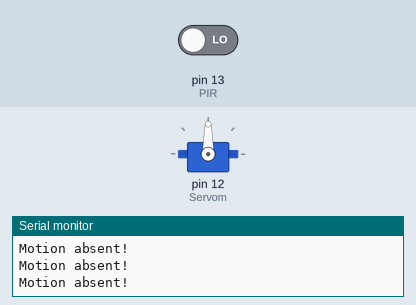
A sketch run on a simulated Arduino Uno, built with avr-gcc and run on an emulated ATmega328P. Parts: servo, the last lines printed to the serial monitor. The test bench sets the inputs (shaded band); at power-on: pin 13 (PIR) LOW.

Above: at 2.8 s.
2.9 s: pin 13 (PIR) driven HIGH
At 7.1 s:
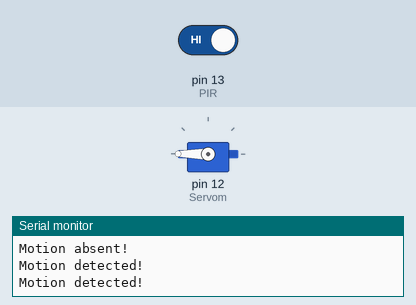
Timing chart, 0 to 12.5 s (numbered marks = the images above; inputs shaded):
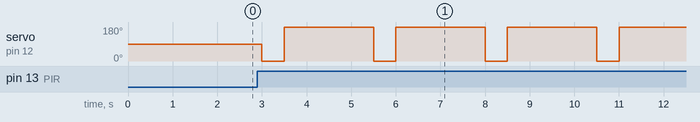

Measured:
- after the input at 2.9 s, servo on pin 12 (Servom): alternates 180° for 2.0 s and 0° for 0.50 s, starting after 0.10 s

The sketch:

PIR-ServoMotor.ino
```cpp
#include <Servo.h>
Servo myservo;  // create servo object to control a servo

int Servom = 12;  // Digital pin D6
int PIR = 13;  // Digital pin D7

void setup() {

  pinMode(PIR, INPUT);   // declare sensor as input
  myservo.attach(Servom);
  Serial.begin(9600);
  Serial.println("PIR Test 123!");
}

void loop() {

  long state = digitalRead(PIR);
    if(state == HIGH)
    {
      for (int i=0; i<7; i++)
      {
        myservo.write(0);
        delay(500);
        myservo.write(180);
        delay(1000);
        Serial.println("Motion detected!");
        delay(1000);
      }
    }
    else
    {
      Serial.println("Motion absent!");
      delay(1000);
    }
}
```
